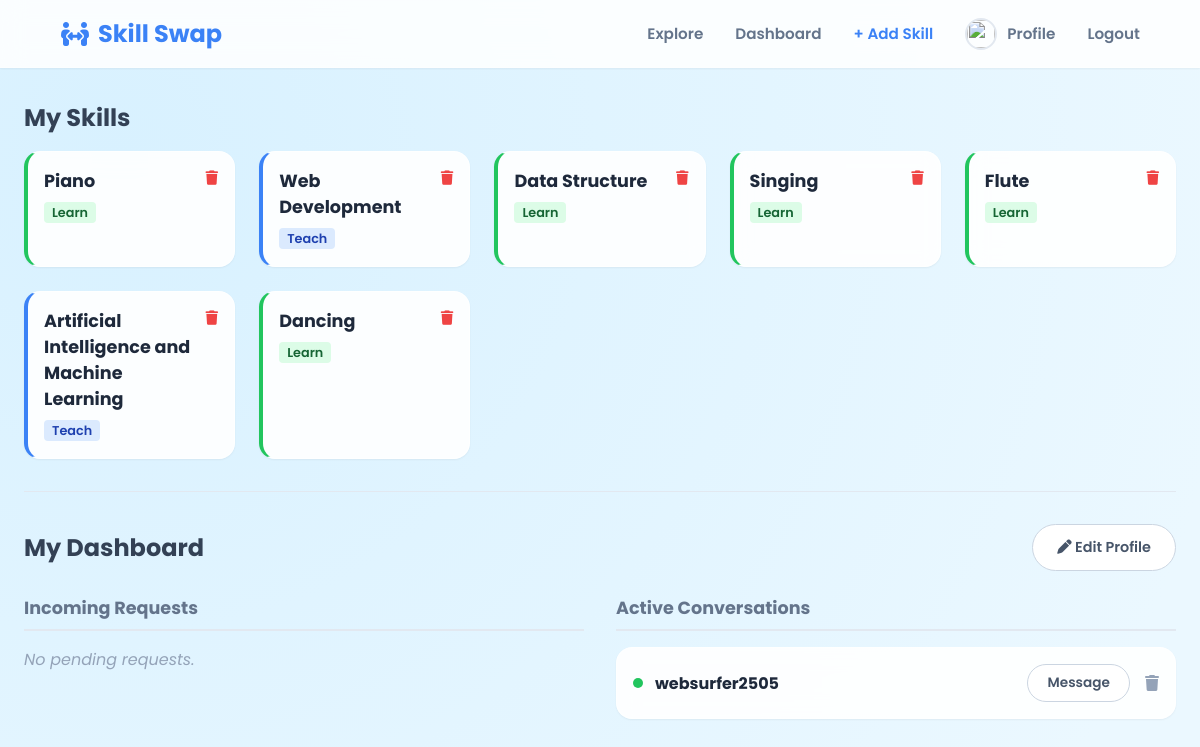
The page /dashboard/ (signed in) on the database its author committed.
### core/models.py (models this page shows, shortened)
class UserSkill(models.Model):
    user = models.ForeignKey(User, on_delete=models.CASCADE)
    skill = models.ForeignKey(Skill, on_delete=models.CASCADE)
    role = models.CharField(max_length=10, choices=[('TEACH', 'Teach'), ('LEARN', 'Learn')])

class Skill(models.Model):
    name = models.CharField(max_length=50)
    category = models.CharField(max_length=50, choices=[
        ('TECH', 'Technology'), ('ART', 'Art'), ('MUSIC', 'Music'), ('LIFE', 'Lifestyle')
    ])

### core/views.py (the view)
# urls.py: path('dashboard/', views.dashboard, name='dashboard'),
@login_required
def dashboard(request):
    incoming = SwapRequest.objects.filter(receiver=request.user, status='PENDING')
    my_skills = UserSkill.objects.filter(user=request.user)
    accepted_swaps = SwapRequest.objects.filter(
        Q(sender=request.user) | Q(receiver=request.user),
        status='ACCEPTED'
    )
    unique_partners = set()
    for swap in accepted_swaps:
        if swap.sender == request.user:
            unique_partners.add(swap.receiver)
        else:
            unique_partners.add(swap.sender)
    for partner in unique_partners:
        partner.unread_count = Message.objects.filter(
            sender=partner,
            receiver=request.user,
            is_read=False
        ).count()
    total_unread = Message.objects.filter(receiver=request.user, is_read=False).count()
    return render(request, 'core/dashboard.html', {
        'incoming': incoming,
        'my_skills': my_skills,
        'chats': unique_partners,
        'unread_messages_count': total_unread  # Match your JS variable name!
    })

### templates/core/dashboard.html (shortened to what this page needs)
{% extends 'base.html' %}
{% load static %}
{% block extra_css %}
<link rel="stylesheet" href="{% static 'core/css/dashboard.css' %}">
{% endblock %}
{% block content %}
<div class="section-header">
    <h2 class="section-title">My Skills</h2>
    <div class="grid-skills">
        {% for item in my_skills %}
        <div class="card skill-card {% if item.role == 'TEACH' %}teach{% else %}learn{% endif %}">
            <div class="skill-header">
                <h3 style="font-size: 1.1rem; margin-bottom: 5px;">{{ item.skill.name }}</h3>
                <a href="{% url 'delete_skill' item.id %}" style="color: #ef4444; font-size: 0.9rem;" onclick="return confirm('Delete skill?')">
                    <i class="fa-solid fa-trash"></i>
                </a>
            </div>
            <span class="skill-badge {% if item.role == 'TEACH' %}teach{% else %}learn{% endif %}">
                {{ item.get_role_display }}
            </span>
        </div>
        {% empty %}
        <p style="grid-column: 1/-1; text-align: center; color: #94a3b8;">
            You haven't added any skills yet. <a href="{% url 'add_skill' %}">Add one now!</a>
        </p>
        {% endfor %}
    </div>
</div>
<hr style="border:0; border-top:1px solid #e2e8f0; margin:2rem 0;">
<div class="dashboard-top">
    <h2 class="section-title" style="margin:0;">My Dashboard</h2>
    <a href="{% url 'edit_profile' %}" class="btn btn-outline" style="font-size: 0.9rem;">
        <i class="fa-solid fa-pen"></i> Edit Profile
    </a>
</div>
<div class="grid-dashboard">
    <div>
        <h3 class="column-header">Incoming Requests</h3>
        {% for req in incoming %}
        <div class="card request-card">
            <div style="display: flex; align-items: center; gap: 10px; margin-bottom: 10px;">
                {% if req.sender.profile.image %}
                    <img src="{{ req.sender.profile.image.url }}" class="profile-pic-small">
                {% else %}
                    <i class="fa-solid fa-circle-user" style="font-size: 2rem; color: #cbd5e1;"></i>
                {% endif %}
                <div>
                    <strong>{{ req.sender.username }}</strong>
                    <div style="font-size: 0.85rem; color: #64748b;">Wants to swap skills</div>
                </div>
            </div>
            <div style="display: flex; gap: 10px; margin-top: 1rem;">
                <a href="{% url 'handle_request' req.id 'accept' %}" class="btn" style="flex: 1;">Accept</a>
                <a href="{% url 'handle_request' req.id 'decline' %}" class="btn btn-outline" style="flex: 1; border-color: #ef4444; color: #ef4444;">Decline</a>
            </div>
        </div>
        {% empty %}
        <p style="color: #94a3b8; font-style: italic;">No pending requests.</p>
        {% endfor %}
    </div>
    <div>
        <h3 class="column-header">Active Conversations</h3>
        {% for partner in chats %}
        <div class="card chat-card" style="display: flex; align-items: center; padding: 1rem; margin-bottom: 10px;">
            <div style="display: flex; align-items: center; gap: 12px; flex-grow: 1;">
                <div class="status-dot" style="background: #22c55e; width: 10px; height: 10px; border-radius: 50%; flex-shrink: 0;"></div>
                <strong style="font-size: 1rem; color: #1e293b;">{{ partner.username }}</strong>
            </div>
            <div style="display: flex; align-items: center; gap: 15px; margin-left: 10px;">
                <a href="{% url 'chat' partner.id %}" class="btn btn-outline" style="padding: 0.5rem 1.2rem; font-size: 0.85rem; border-radius: 50px;">
                    Message
                </a>
                <a href="{% url 'delete_conversation' partner.id %}" style="color: #94a3b8; transition: color 0.2s;" onmouseover="this.style.color='#ef4444'" onmouseout="this.style.color='#94a3b8'" onclick="return confirm('End conversation?')">
                    <i class="fa-solid fa-trash"></i>
                </a>
            </div>
        </div>
        {% empty %}
        <p style="color: #94a3b8; font-style: italic;">No active chats yet.</p>
        {% endfor %}
    </div>
</div>
{% endblock %}

### templates/base.html (shortened to what this page needs)
{% load static %}
<!DOCTYPE html>
<html lang="en">
<head>
    <link rel="stylesheet" href="https://cdnjs.cloudflare.com/ajax/libs/font-awesome/6.4.0/css/all.min.css">
    <link rel="stylesheet" href="{% static 'core/css/style.css' %}">
    {% block extra_css %}
    {% endblock %}
</head>
<body>
    <nav>
        <a href="{% url 'home' %}" class="logo">
            <i class="fa-solid fa-people-arrows"></i> Skill Swap
        </a>
        <div class="nav-links">
            <a href="{% url 'home' %}">Explore</a>
            <a href="{% url 'dashboard' %}">Dashboard</a>
            {% if user.is_authenticated %}
                <a href="{% url 'add_skill' %}" style="color: var(--primary);">+ Add Skill</a>
                <a href="{% url 'edit_profile' %}" style="display: flex; align-items: center; gap: 10px;">
                    {% if user.profile.image %}
                        <div style="width: 32px; height: 32px; border-radius: 50%; overflow: hidden; border: 2px solid #e2e8f0; flex-shrink: 0;">
                            <img src="{{ user.profile.image.url }}" style="width: 100%; height: 100%; object-fit: cover; display: block;">
                        </div>
                    {% else %}
                        <i class="fa-solid fa-circle-user" style="font-size: 2rem; color: #cbd5e1;"></i>
                    {% endif %}
                    <span>Profile</span>
                </a>
                <a href="{% url 'logout' %}">Logout</a>
            {% else %}
                <a href="{% url 'login' %}">Login</a>
            {% endif %}
        </div>
    </nav>
    <div class="container">
        {% block content %}{% endblock %}
    </div>
</body>
</html>

### core/static/core/css/style.css (style rules this page uses)
:root { --primary: #3b82f6; --primary-dark: #2563eb; --primary-light: #dbeafe; --secondary: #64748b; --bg-light: #f8fafc; --white: #ffffff; --shadow-sm: 0 1px 2px 0 rgba(0, 0, 0, 0.05); --shadow-lg: 0 10px 15px -3px rgba(0, 0, 0, 0.1), 0 4px 6px -2px rgba(0, 0, 0, 0.05); --radius: 16px; }
* { margin: 0; padding: 0; box-sizing: border-box; font-family: 'Poppins', sans-serif; }
body { background: radial-gradient(circle at 10% 20%, rgb(216, 241, 255) 0%, rgb(235, 248, 255) 90%), linear-gradient(135deg, #e6f2ff 0%, #cce5ff 100%); background-size: cover; background-attachment: fixed; color: #1e293b; min-height: 100vh; display: flex; flex-direction: column; position: relative; overflow-x: hidden; }
nav { background: rgba(255, 255, 255, 0.85); backdrop-filter: blur(12px); padding: 1rem 5%; display: flex; justify-content: space-between; align-items: center; box-shadow: var(--shadow-sm); position: sticky; top: 0; z-index: 50; border-bottom: 1px solid rgba(255, 255, 255, 0.3); }
.logo { font-size: 1.5rem; font-weight: 700; color: var(--primary); text-decoration: none; display: flex; align-items: center; gap: 0.5rem; }
.nav-links { display: flex; gap: 2rem; align-items: center; }
.nav-links a { text-decoration: none; color: var(--secondary); font-weight: 600; transition: color 0.2s; font-size: 0.95rem; }
.container { max-width: 1200px; margin: 2rem auto; padding: 0 1.5rem; flex: 1; width: 100%; }
.card { background: rgba(255, 255, 255, 0.9); backdrop-filter: blur(10px); border-radius: var(--radius); padding: 1.5rem; box-shadow: var(--shadow-sm); border: 1px solid rgba(255,255,255,0.6); }
.btn, .btn-primary { display: inline-block; padding: 0.75rem 1.5rem; background: linear-gradient(135deg, var(--primary) 0%, var(--primary-dark) 100%); color: white; text-decoration: none; border-radius: 50px; font-weight: 600; border: none; cursor: pointer; transition: transform 0.2s, box-shadow 0.2s; text-align: center; box-shadow: 0 4px 6px rgba(59, 130, 246, 0.25); font-size: 1rem; }
.btn-outline { background: white; border: 1px solid #cbd5e1; color: #475569; box-shadow: none; }

### core/static/core/css/dashboard.css (style rules this page uses)
.section-header { margin-bottom: 2rem; }
.section-title { color: #334155; margin-bottom: 1rem; font-size: 1.5rem; }
.grid-skills { display: grid; grid-template-columns: repeat(auto-fill, minmax(200px, 1fr)); gap: 1.5rem; }
.grid-dashboard { display: grid; grid-template-columns: 1fr 1fr; gap: 2rem; }
.skill-card { padding: 1rem; border-left-width: 4px; border-left-style: solid; }
.skill-card.teach { border-left-color: #3b82f6; }
.skill-card.learn { border-left-color: #22c55e; }
.skill-header { display: flex; justify-content: space-between; align-items: start; }
.skill-badge { font-size: 0.8rem; padding: 2px 8px; border-radius: 4px; font-weight: 600; }
.skill-badge.teach { background: #dbeafe; color: #1e40af; }
.skill-badge.learn { background: #dcfce7; color: #166534; }
.dashboard-top { display: flex; justify-content: space-between; align-items: center; margin-bottom: 1.5rem; }
.column-header { font-size: 1.1rem; color: #64748b; margin-bottom: 1rem; border-bottom: 2px solid #e2e8f0; padding-bottom: 0.5rem; }
.chat-card { margin-bottom: 1rem; display: flex; justify-content: space-between; align-items: center; }
.status-dot { width: 10px; height: 10px; background: #22c55e; border-radius: 50%; }

### rows shown on the page
UserSkill: skill.name "Piano", role "Learn"
UserSkill: skill.name "Web Development", role "Teach"
UserSkill: skill.name "Data Structure", role "Learn"
UserSkill: skill.name "Singing", role "Learn"
UserSkill: skill.name "Flute", role "Learn"
UserSkill: skill.name "Artificial Intelligence and Machine Learning", role "Teach"
UserSkill: skill.name "Dancing", role "Learn"

### other values the page prints
{{ partner.username }} "websurfer2505"
